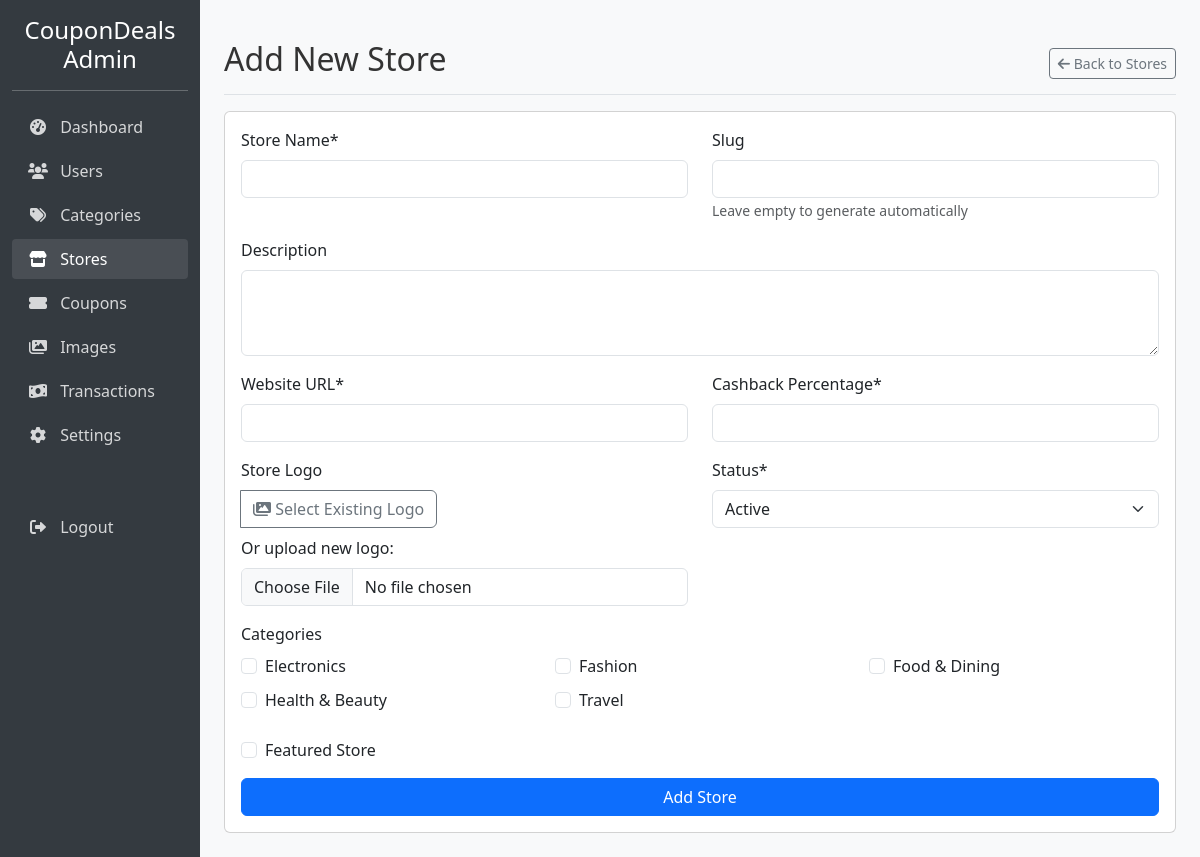
The page /admin/add-store.php (signed in) on the database its author committed.
### tables this page shows
CREATE TABLE IF NOT EXISTS categories (
    id INT AUTO_INCREMENT PRIMARY KEY,
    name VARCHAR(100) NOT NULL,
    slug VARCHAR(100) NOT NULL UNIQUE,
    description TEXT,
    icon VARCHAR(255),
    status ENUM('active', 'inactive') DEFAULT 'active',
    created_at TIMESTAMP DEFAULT CURRENT_TIMESTAMP,
    updated_at TIMESTAMP DEFAULT CURRENT_TIMESTAMP ON UPDATE CURRENT_TIMESTAMP
);

### admin/add-store.php (the view, shortened to what this page needs)
<?php
require_once '../database/db.php';
$categories = [];
$sql = "SELECT * FROM categories WHERE status = 'active' ORDER BY name ASC";
$result = $conn->query($sql);
if ($result->num_rows > 0) {
  while($row = $result->fetch_assoc()) {
      $categories[] = $row;
  }
}
?>
<!DOCTYPE html>
<html lang="en">
<head>
  <link href="https://cdn.jsdelivr.net/npm/bootstrap@5.3.0-alpha1/dist/css/bootstrap.min.css" rel="stylesheet">
  <link rel="stylesheet" href="https://cdnjs.cloudflare.com/ajax/libs/font-awesome/6.0.0/css/all.min.css">
  <link rel="stylesheet" href="../assets/css/style.css">
</head>
<body>
  <div class="container-fluid">
      <div class="row">
          <div class="col-md-3 col-lg-2 d-md-block admin-sidebar collapse">
              <div class="pt-3 text-center">
                  <a href="index.php" class="text-white text-decoration-none">
                      <h4>CouponDeals Admin</h4>
                  </a>
              </div>
              <hr class="text-white">
              <ul class="nav flex-column">
                  <li class="nav-item">
                      <a class="nav-link" href="index.php">
                          <i class="fas fa-tachometer-alt"></i> Dashboard
                      </a>
                  </li>
                  <li class="nav-item">
                      <a class="nav-link" href="users.php">
                          <i class="fas fa-users"></i> Users
                      </a>
                  </li>
                  <li class="nav-item">
                      <a class="nav-link" href="categories.php">
                          <i class="fas fa-tags"></i> Categories
                      </a>
                  </li>
                  <li class="nav-item">
                      <a class="nav-link active" href="stores.php">
                          <i class="fas fa-store"></i> Stores
                      </a>
                  </li>
                  <li class="nav-item">
                      <a class="nav-link" href="coupons.php">
                          <i class="fas fa-ticket-alt"></i> Coupons
                      </a>
                  </li>
                  <li class="nav-item">
                      <a class="nav-link" href="images.php">
                          <i class="fas fa-images"></i> Images
                      </a>
                  </li>
                  <li class="nav-item">
                      <a class="nav-link" href="transactions.php">
                          <i class="fas fa-money-bill-wave"></i> Transactions
                      </a>
                  </li>
                  <li class="nav-item">
                      <a class="nav-link" href="settings.php">
                          <i class="fas fa-cog"></i> Settings
                      </a>
                  </li>
                  <li class="nav-item mt-5">
                      <a class="nav-link" href="../logout.php">
                          <i class="fas fa-sign-out-alt"></i> Logout
                      </a>
                  </li>
              </ul>
          </div>
          <div class="col-md-9 ms-sm-auto col-lg-10 px-md-4 py-4">
              <div class="d-flex justify-content-between flex-wrap flex-md-nowrap align-items-center pt-3 pb-2 mb-3 border-bottom">
                  <h1 class="h2">Add New Store</h1>
                  <div class="btn-toolbar mb-2 mb-md-0">
                      <a href="stores.php" class="btn btn-sm btn-outline-secondary">
                          <i class="fas fa-arrow-left"></i> Back to Stores
                      </a>
                  </div>
              </div>
              <div class="card">
                  <div class="card-body">
                      <form action="add-store.php" method="POST" enctype="multipart/form-data">
                          <div class="row">
                              <div class="col-md-6 mb-3">
                                  <label for="name" class="form-label">Store Name*</label>
                                  <input type="text" class="form-control" id="name" name="name" required>
                              </div>
                              <div class="col-md-6 mb-3">
                                  <label for="slug" class="form-label">Slug</label>
                                  <input type="text" class="form-control" id="slug" name="slug">
                                  <small class="text-muted">Leave empty to generate automatically</small>
                              </div>
                          </div>
                          <div class="mb-3">
                              <label for="description" class="form-label">Description</label>
                              <textarea class="form-control" id="description" name="description" rows="3"></textarea>
                          </div>
                          <div class="row">
                              <div class="col-md-6 mb-3">
                                  <label for="website_url" class="form-label">Website URL*</label>
                                  <input type="url" class="form-control" id="website_url" name="website_url" required>
                              </div>
                              <div class="col-md-6 mb-3">
                                  <label for="cashback_percent" class="form-label">Cashback Percentage*</label>
                                  <input type="number" class="form-control" id="cashback_percent" name="cashback_percent" step="0.1" required>
                              </div>
                          </div>
                          <div class="row">
                              <div class="col-md-6 mb-3">
                                  <label class="form-label">Store Logo</label>
                                  <div class="input-group">
                                      <button class="btn btn-outline-secondary image-selector-btn" type="button" data-target="logo" data-type="store">
                                          <i class="fas fa-images"></i> Select Existing Logo
                                      </button>
                                  </div>
                                  <div class="mt-2">
                                      <label class="form-label">Or upload new logo:</label>
                                      <input type="file" class="form-control" id="logo_upload" name="logo_upload" accept="image/*">
                                  </div>
                              </div>
                              <div class="col-md-6 mb-3">
                                  <label for="status" class="form-label">Status*</label>
                                  <select class="form-select" id="status" name="status" required>
                                      <option value="active">Active</option>
                                  </select>
                              </div>
                          </div>
                          <div class="mb-3">
                              <label class="form-label">Categories</label>
                              <div class="row">
                                  <?php foreach ($categories as $category): ?>
                                      <div class="col-md-4 mb-2">
                                          <div class="form-check">
                                              <input class="form-check-input" type="checkbox" id="category_<?php echo $category['id']; ?>" name="categories[]" value="<?php echo $category['id']; ?>">
                                              <label class="form-check-label" for="category_<?php echo $category['id']; ?>">
                                                  <?php echo $category['name']; ?>
                                              </label>
                                          </div>
                                      </div>
                                  <?php endforeach; ?>
                              </div>
                          </div>
                          <div class="mb-3 form-check">
                              <input type="checkbox" class="form-check-input" id="is_featured" name="is_featured">
                              <label class="form-check-label" for="is_featured">Featured Store</label>
                          </div>
                          <div class="d-grid">
                              <button type="submit" class="btn btn-primary">Add Store</button>
                          </div>
                      </form>
                  </div>
              </div>
          </div>
      </div>
  </div>
</body>
</html>

### assets/css/style.css (style rules this page uses)
body { font-family: "Segoe UI", Tahoma, Geneva, Verdana, sans-serif; background-color: #f8f9fa; color: #333; }
.admin-sidebar { background-color: #343a40; color: white; min-height: calc(100vh - 56px); }
.admin-sidebar .nav-link { color: rgba(255, 255, 255, 0.8); padding: 0.5rem 1rem; border-radius: 4px; margin-bottom: 0.25rem; }
.admin-sidebar .nav-link:hover, .admin-sidebar .nav-link.active { color: white; background-color: rgba(255, 255, 255, 0.1); }
.admin-sidebar .nav-link i { width: 20px; text-align: center; margin-right: 0.5rem; }
html { scroll-behavior: smooth; }

### rows shown on the page
categories: name "Electronics"
categories: name "Fashion"
categories: name "Food & Dining"
categories: name "Health & Beauty"
categories: name "Travel"
